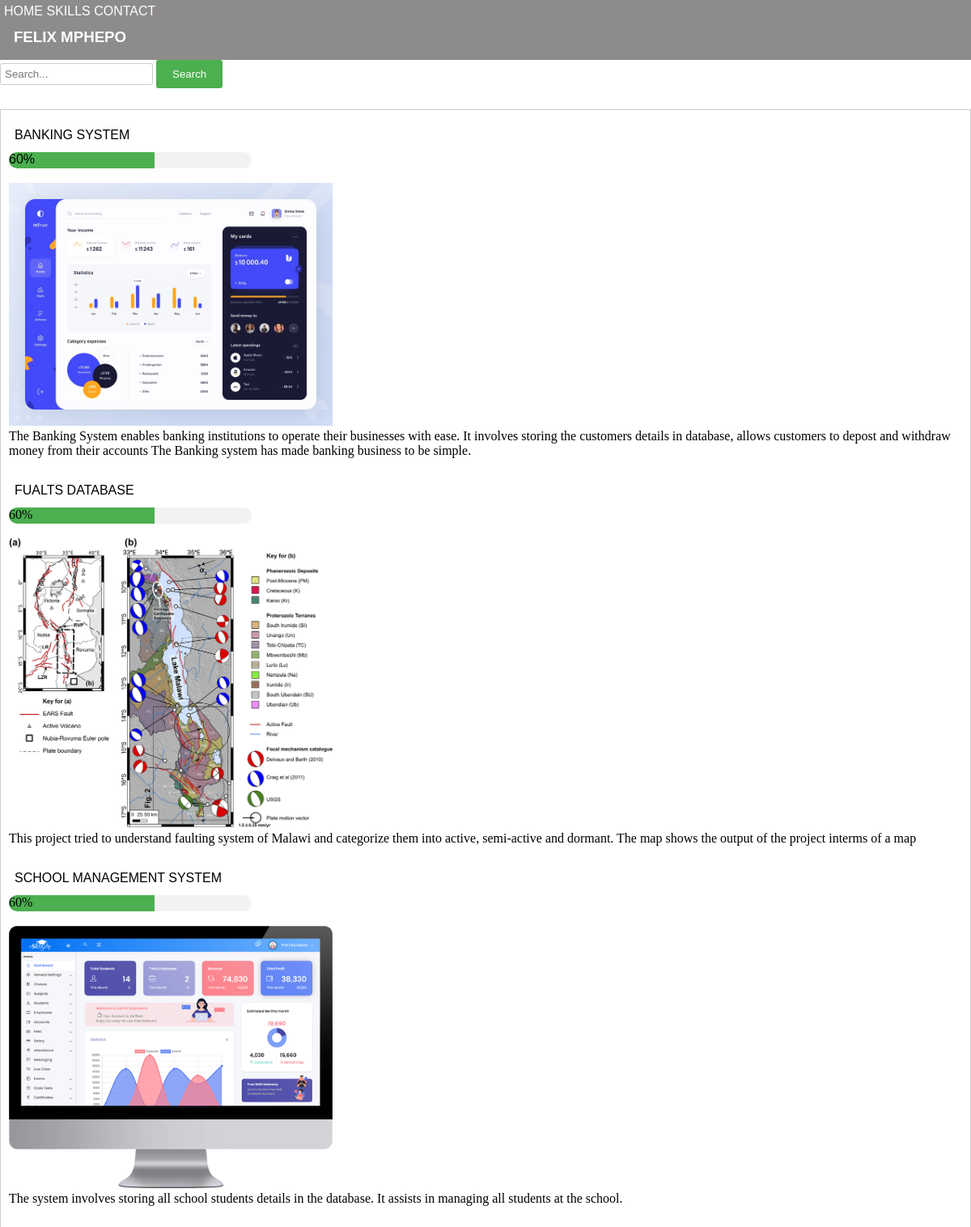
The app's page /projects.php with its own data.
### tables this page shows
CREATE TABLE `projects` (
  `id` int(5) NOT NULL,
  `banking_system` text NOT NULL,
  `fualts_db` text NOT NULL,
  `school_management` text NOT NULL
);

### projects.php (the view, shortened to what this page needs)
<!DOCTYPE html>
<html>
    <head>
        <link rel="stylesheet" href="css.css">
    </head>
            <header>
                <nav>
                    <a href="index.php" style="color: white;">HOME</a>
                    <a href="skills.php"   style="color: white;">SKILLS</a>
                    <a href="contacts.php" style="color: white;">CONTACT</a>
            <H3 style="margin: 1%;">FELIX MPHEPO</H3>
        </nav>
            </header>
            <body>
                <input type="text" id="searchInput" placeholder="Search...">
                <button id="searchButton">Search</button>
                <section id="contentSection">
                  <p>
                BANKING SYSTEM
                <div class="progress-bar" style="font-family: 'Franklin Gothic Medium', 'Arial Narrow', Arial, sans-serif;">
                    <div class="progress">60%</div>
                  </div>
                    <br><img src="images/bank.webp" width="400px"><br>
                    <?php
    $servername = "localhost";
    $username = "root";
    $password = "";
    $dbname = "portfolio";
    $conn = new mysqli($servername, $username, $password, $dbname);
    $sql = "SELECT * FROM projects";
    $result = $conn->query($sql);
    if ($result->num_rows > 0) {
        while($row = $result->fetch_assoc()) {
            echo "" . $row["banking_system"]. "<br>";
        }
    } else {
        echo "0 results";
    }
    ?>
                  </p>
                  <p>
                    FUALTS DATABASE
                    <div class="progress-bar">
                        <div class="progress">60%</div>
                      </div>
                    <br><img src="images/faults.png" width="400px"><br>
    <?php
    $sql = "SELECT * FROM projects";
    $result = $conn->query($sql);
    if ($result->num_rows > 0) {
        while($row = $result->fetch_assoc()) {
            echo "" . $row["fualts_db"]. "<br>";
        }
    } else {
        echo "0 results";
    }
    ?>
                  </p>
                  <p>
                    SCHOOL MANAGEMENT SYSTEM
                    <div class="progress-bar">
                        <div class="progress">60%</div>
                      </div>
                    <br><img src="images/school.png" width="400px"><br>
    <?php
    $sql = "SELECT * FROM projects";
    $result = $conn->query($sql);
    if ($result->num_rows > 0) {
        while($row = $result->fetch_assoc()) {
            echo "" . $row["school_management"]. "<br>";
        }
    } else {
        echo "0 results";
    }
    ?>
                  </p>
                </section>
    </body>
</html>

### css.css (style rules this page uses)
header { background-color: rgb(142, 139, 139); padding: 5px; font-family: 'Franklin Gothic Medium', 'Arial Narrow', Arial, sans-serif; }
body { margin: 0px; padding: 0px; }
a { text-decoration: none; font-family: 'Franklin Gothic Medium', 'Arial Narrow', Arial, sans-serif; }
p { font-family: 'Franklin Gothic Medium', 'Arial Narrow', Arial, sans-serif; padding: 7px; }
nav { color: white; }
input, textarea { margin-bottom: 10px; padding: 5px; border: 1px solid #ccc; border-radius: 3px; }
button { background-color: #4CAF50; color: white; border: none; padding: 10px 20px; border-radius: 3px; cursor: pointer; }
#contentSection { margin-top: 20px; border: 1px solid #ccc; padding: 10px; }
#contentSection p { margin: 5px 0; }
.progress-bar { width: 300px; height: 20px; background-color: #f2f2f2; border-radius: 10px; overflow: hidden; }
.progress { height: 100%; background-color: #4CAF50; width: 60%; transition: width 0.5s ease-in-out; }

### records on screen
projects: banking_system "The Banking System enables banking institutions to operate their businesses with ease. It involves storing the customers details in database, allows customers to depost and withdraw money from their accounts The Banking system has made banking business to be simple.", fualts_db "This project tried to understand faulting system of Malawi and categorize them into active, semi-active and dormant. The map shows the output of the project interms of a map", school_management "The system involves storing all school students details in the database. It assists in managing all students at the school."
